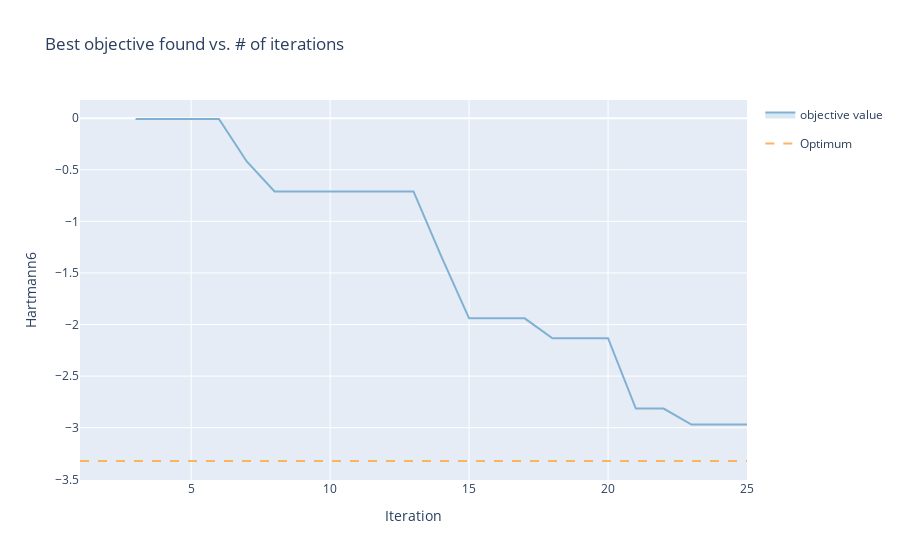

Notebook cell for this chart:
### Code cell
render(
    ax_client.get_optimization_trace(objective_optimum=hartmann6.fmin)
)  # Objective_optimum is optional.
